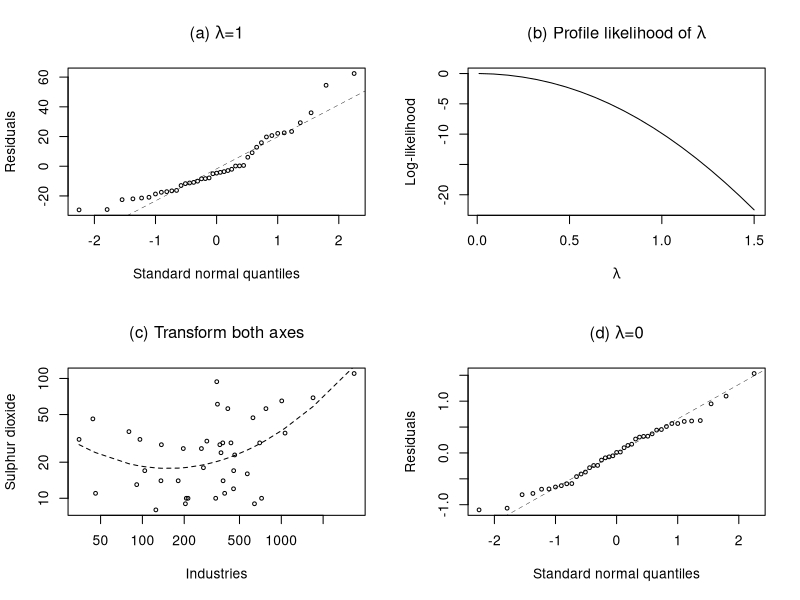

Write R code to recreate this figure.
# Example 6.19b: to produce Figure 6.9  and the second table
# in page 180

x<- scan('air.dat',skip=9)
   x<- matrix(x,byrow=T,ncol=7)
y<- x[,1]
x<- x[,3]
  ord<- order(x)
  x<- x[ord]
  y<- y[ord]
  n<- length(x)

lx<- log(x)
xreg<- lm(y~lx+lx^2)
  asum<- summary(xreg)
  a1<- qqnorm(xreg$res,plot=F)

# normal plots:
par(mfrow=c(2,2))
plot(a1,xlab='Standard normal quantiles',ylab='Residuals',
     type='n')
  points(a1,cex=.6)
  qqline(xreg$res,lty=2,lwd=.4)
  title(expression(paste('(a) ',lambda,'=1')))

# finding lambda-hat
ll<-NULL
nl<-20
lambda<-seq(.01,1.5,len=nl)
for (i in 1:nl){
  yl<- (y^lambda[i] - 1)/lambda[i]
  xreg<- lm(yl~poly(lx,2))
  sl2<- sum(xreg$res^2)/(n-3)
  lli <- -n/2*log(sl2) + (lambda[i]-1)*sum(log(y))
  ll<- c(ll,lli)
}
ll<- ll-max(ll)
plot(lambda,ll,xlab=expression(lambda),ylab='Log-likelihood',
     type='n')
  lines(lambda,ll)
  title(expression(paste('(b) Profile likelihood of ',lambda)))
  lmax<- max(lambda[ll==max(ll)])
  #abline(v=lmax)

plot(x,y,xlab='Industries',log='xy',
         ylab='Sulphur dioxide',type='n')
  points(x,y,cex=.6)
  title(expression('(c) Transform both axes'))

lx2<- lx^2
xreg<- lm(log(y)~ lx+lx2)
  bsum<- summary(xreg)
  print(bsum)
  lines(x,exp(xreg$fit),lty=2)

a1<- qqnorm(xreg$res,plot=F)
plot(a1,xlab='Standard normal quantiles',ylab='Residuals',
     type='n')
  points(a1,cex=.6)
  qqline(xreg$res,lty=2,lwd=.4)
  title(expression(paste('(d) ',lambda,'=0')))
